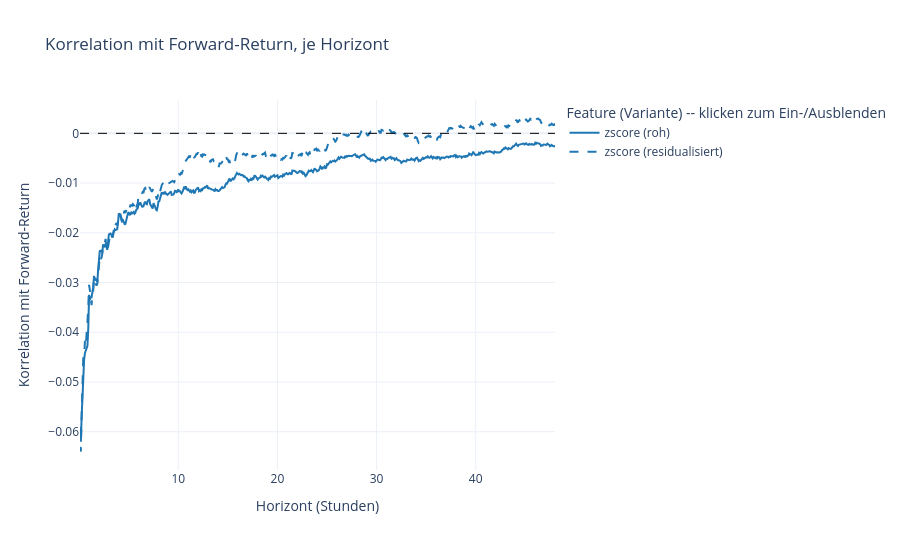
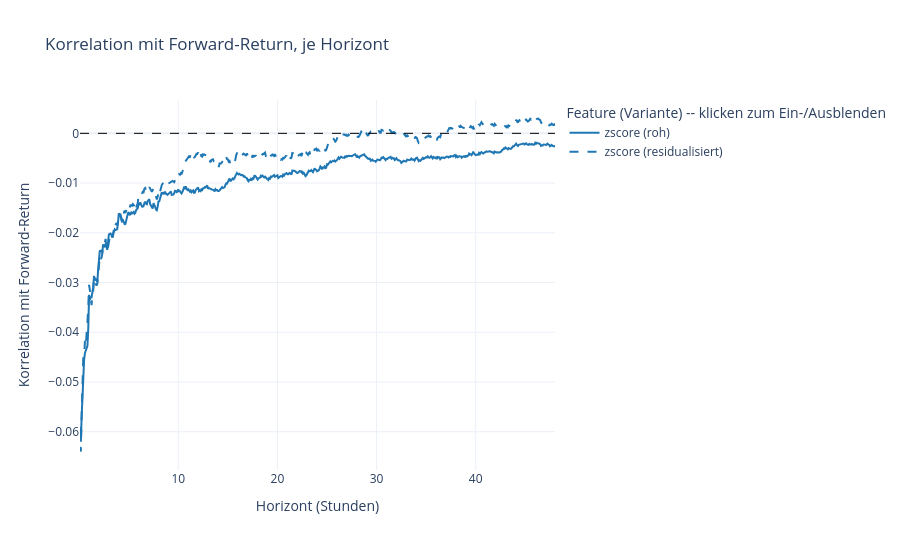

Notebook code cell kept with these figures, in order:
### Markdown cell above
# 8. Feature-Vergleich: Korrelationskurve über den Horizont

Negative Werte = Evidenz für Mean-Reversion (hoher Feature-Wert jetzt -> negativer Forward-Return relativ zur Clique). Bewusst nur die reine Kurve, ohne Konfidenzband -- Form und Niveau werden direkt im Plot beurteilt (fällt sie schnell auf 0 ab, oder bleibt sie über viele Horizonte stabil negativ?).

`FEATURE_COLS` hier zentral definiert -- neue Feature-Kandidaten einfach in `features.FEATURE_REGISTRY` ergänzen (siehe Abschnitt 9), sie tauchen dann automatisch in dieser und allen folgenden Zellen auf.

### Code cell
FEATURE_COLS = list(sf.FEATURE_REGISTRY.keys())

curves_raw = {feat: sf.correlation_curve(panel_raw, feat, HORIZON_COLS) for feat in FEATURE_COLS}
curves_residual = {feat: sf.correlation_curve(panel_residual, feat, HORIZON_COLS) for feat in FEATURE_COLS}

# Interaktiv (Plotly): eine Figur, klickbare Legende zum Ein-/Ausblenden
# einzelner Linien, Hover zeigt Korrelation + n_obs pro Horizont.
sf.plot_correlation_curves_interactive({"roh": curves_raw, "residualisiert": curves_residual})

### Figure 1 — Plotly figure (JSON) as saved in the notebook; plotly's stock layout.template omitted (floating-point values rounded to 4 significant figures; data arrays with more than 128 entries replaced by an {"elided": "..."} marker saying what was removed)
{"data": [{"customdata": {"elided": "576 int values"}, "hovertemplate": "Horizont=%{x:.1f}h<br>Korrelation=%{y:.3f}<br>n_obs=%{customdata}<extra>%{fullData.name}</extra>", "line": {"color": "#1f77b4", "dash": "solid"}, "mode": "lines", "name": "zscore (roh)", "type": "scatter", "x": {"elided": "576 float values"}, "y": {"elided": "576 float values"}}, {"customdata": {"elided": "576 int values"}, "hovertemplate": "Horizont=%{x:.1f}h<br>Korrelation=%{y:.3f}<br>n_obs=%{customdata}<extra>%{fullData.name}</extra>", "line": {"color": "#1f77b4", "dash": "dash"}, "mode": "lines", "name": "zscore (residualisiert)", "type": "scatter", "x": {"elided": "576 float values"}, "y": {"elided": "576 float values"}}], "layout": {"height": 550, "legend": {"title": {"text": "Feature (Variante) -- klicken zum Ein-/Ausblenden"}}, "shapes": [{"line": {"color": "black", "dash": "dash", "width": 1}, "type": "line", "x0": 0, "x1": 1, "xref": "x domain", "y0": 0, "y1": 0, "yref": "y"}], "title": {"text": "Korrelation mit Forward-Return, je Horizont"}, "xaxis": {"title": {"text": "Horizont (Stunden)"}}, "yaxis": {"title": {"text": "Korrelation mit Forward-Return"}}}}

### Figure 2 — Plotly figure (JSON) as saved in the notebook; plotly's stock layout.template omitted (floating-point values rounded to 4 significant figures; data arrays with more than 128 entries replaced by an {"elided": "..."} marker saying what was removed)
{"data": [{"customdata": {"elided": "576 int values"}, "hovertemplate": "Horizont=%{x:.1f}h<br>Korrelation=%{y:.3f}<br>n_obs=%{customdata}<extra>%{fullData.name}</extra>", "line": {"color": "#1f77b4", "dash": "solid"}, "mode": "lines", "name": "zscore (roh)", "type": "scatter", "x": {"elided": "576 float values"}, "y": {"elided": "576 float values"}}, {"customdata": {"elided": "576 int values"}, "hovertemplate": "Horizont=%{x:.1f}h<br>Korrelation=%{y:.3f}<br>n_obs=%{customdata}<extra>%{fullData.name}</extra>", "line": {"color": "#1f77b4", "dash": "dash"}, "mode": "lines", "name": "zscore (residualisiert)", "type": "scatter", "x": {"elided": "576 float values"}, "y": {"elided": "576 float values"}}], "layout": {"height": 550, "legend": {"title": {"text": "Feature (Variante) -- klicken zum Ein-/Ausblenden"}}, "shapes": [{"line": {"color": "black", "dash": "dash", "width": 1}, "type": "line", "x0": 0, "x1": 1, "xref": "x domain", "y0": 0, "y1": 0, "yref": "y"}], "title": {"text": "Korrelation mit Forward-Return, je Horizont"}, "xaxis": {"title": {"text": "Horizont (Stunden)"}}, "yaxis": {"title": {"text": "Korrelation mit Forward-Return"}}}}
